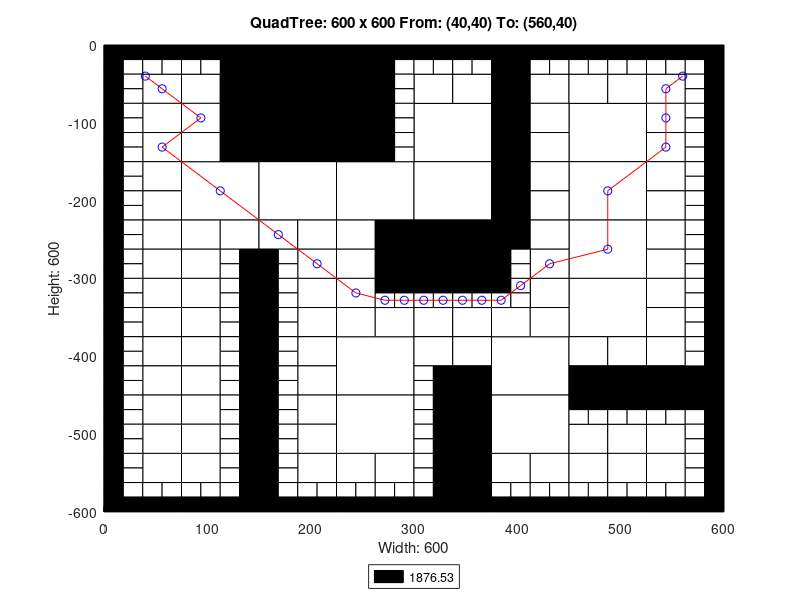

This figure's MATLAB source:
axis([0 600 -600 0]);
title('QuadTree: 600 x 600 From: (40,40) To: (560,40)');
xlabel('Width: 600');
ylabel('Height: 600');
rectangle('Position',[150 -75 75 75], 'FaceColor',[0 0 0]);
rectangle('Position',[150 -150 75 75], 'FaceColor',[0 0 0]);
rectangle('Position',[75 -225 75 75], 'FaceColor',[1 1 1]);
rectangle('Position',[150 -225 75 75], 'FaceColor',[1 1 1]);
rectangle('Position',[225 -225 75 75], 'FaceColor',[1 1 1]);
rectangle('Position',[300 -150 75 75], 'FaceColor',[1 1 1]);
rectangle('Position',[450 -150 75 75], 'FaceColor',[1 1 1]);
rectangle('Position',[300 -225 75 75], 'FaceColor',[1 1 1]);
rectangle('Position',[300 -300 75 75], 'FaceColor',[0 0 0]);
rectangle('Position',[450 -225 75 75], 'FaceColor',[1 1 1]);
rectangle('Position',[450 -300 75 75], 'FaceColor',[1 1 1]);
rectangle('Position',[225 -450 75 75], 'FaceColor',[1 1 1]);
rectangle('Position',[225 -525 75 75], 'FaceColor',[1 1 1]);
rectangle('Position',[375 -450 75 75], 'FaceColor',[1 1 1]);
rectangle('Position',[450 -375 75 75], 'FaceColor',[1 1 1]);
rectangle('Position',[375 -525 75 75], 'FaceColor',[1 1 1]);
rectangle('Position',[37.5 -75 37.5 37.5], 'FaceColor',[1 1 1]);
rectangle('Position',[112.5 -37.5 37.5 37.5], 'FaceColor',[0 0 0]);
rectangle('Position',[75 -75 37.5 37.5], 'FaceColor',[1 1 1]);
rectangle('Position',[112.5 -75 37.5 37.5], 'FaceColor',[0 0 0]);
rectangle('Position',[37.5 -112.5 37.5 37.5], 'FaceColor',[1 1 1]);
rectangle('Position',[37.5 -150 37.5 37.5], 'FaceColor',[1 1 1]);
rectangle('Position',[75 -112.5 37.5 37.5], 'FaceColor',[1 1 1]);
rectangle('Position',[112.5 -112.5 37.5 37.5], 'FaceColor',[0 0 0]);
rectangle('Position',[75 -150 37.5 37.5], 'FaceColor',[1 1 1]);
rectangle('Position',[112.5 -150 37.5 37.5], 'FaceColor',[0 0 0]);
rectangle('Position',[225 -37.5 37.5 37.5], 'FaceColor',[0 0 0]);
rectangle('Position',[225 -75 37.5 37.5], 'FaceColor',[0 0 0]);
rectangle('Position',[225 -112.5 37.5 37.5], 'FaceColor',[0 0 0]);
rectangle('Position',[225 -150 37.5 37.5], 'FaceColor',[0 0 0]);
rectangle('Position',[37.5 -187.5 37.5 37.5], 'FaceColor',[1 1 1]);
rectangle('Position',[37.5 -225 37.5 37.5], 'FaceColor',[1 1 1]);
rectangle('Position',[37.5 -262.5 37.5 37.5], 'FaceColor',[1 1 1]);
rectangle('Position',[37.5 -300 37.5 37.5], 'FaceColor',[1 1 1]);
rectangle('Position',[75 -262.5 37.5 37.5], 'FaceColor',[1 1 1]);
rectangle('Position',[112.5 -262.5 37.5 37.5], 'FaceColor',[1 1 1]);
rectangle('Position',[75 -300 37.5 37.5], 'FaceColor',[1 1 1]);
rectangle('Position',[150 -262.5 37.5 37.5], 'FaceColor',[1 1 1]);
rectangle('Position',[187.5 -262.5 37.5 37.5], 'FaceColor',[1 1 1]);
rectangle('Position',[187.5 -300 37.5 37.5], 'FaceColor',[1 1 1]);
rectangle('Position',[225 -262.5 37.5 37.5], 'FaceColor',[1 1 1]);
rectangle('Position',[262.5 -262.5 37.5 37.5], 'FaceColor',[0 0 0]);
rectangle('Position',[225 -300 37.5 37.5], 'FaceColor',[1 1 1]);
rectangle('Position',[262.5 -300 37.5 37.5], 'FaceColor',[0 0 0]);
rectangle('Position',[300 -75 37.5 37.5], 'FaceColor',[1 1 1]);
rectangle('Position',[337.5 -75 37.5 37.5], 'FaceColor',[1 1 1]);
rectangle('Position',[375 -37.5 37.5 37.5], 'FaceColor',[0 0 0]);
rectangle('Position',[375 -75 37.5 37.5], 'FaceColor',[0 0 0]);
rectangle('Position',[412.5 -75 37.5 37.5], 'FaceColor',[1 1 1]);
rectangle('Position',[375 -112.5 37.5 37.5], 'FaceColor',[0 0 0]);
rectangle('Position',[412.5 -112.5 37.5 37.5], 'FaceColor',[1 1 1]);
rectangle('Position',[375 -150 37.5 37.5], 'FaceColor',[0 0 0]);
rectangle('Position',[412.5 -150 37.5 37.5], 'FaceColor',[1 1 1]);
rectangle('Position',[450 -75 37.5 37.5], 'FaceColor',[1 1 1]);
rectangle('Position',[487.5 -75 37.5 37.5], 'FaceColor',[1 1 1]);
rectangle('Position',[525 -75 37.5 37.5], 'FaceColor',[1 1 1]);
rectangle('Position',[525 -112.5 37.5 37.5], 'FaceColor',[1 1 1]);
rectangle('Position',[525 -150 37.5 37.5], 'FaceColor',[1 1 1]);
rectangle('Position',[375 -187.5 37.5 37.5], 'FaceColor',[0 0 0]);
rectangle('Position',[412.5 -187.5 37.5 37.5], 'FaceColor',[1 1 1]);
rectangle('Position',[375 -225 37.5 37.5], 'FaceColor',[0 0 0]);
rectangle('Position',[412.5 -225 37.5 37.5], 'FaceColor',[1 1 1]);
rectangle('Position',[375 -262.5 37.5 37.5], 'FaceColor',[0 0 0]);
rectangle('Position',[412.5 -262.5 37.5 37.5], 'FaceColor',[1 1 1]);
rectangle('Position',[412.5 -300 37.5 37.5], 'FaceColor',[1 1 1]);
rectangle('Position',[525 -187.5 37.5 37.5], 'FaceColor',[1 1 1]);
rectangle('Position',[525 -225 37.5 37.5], 'FaceColor',[1 1 1]);
rectangle('Position',[525 -262.5 37.5 37.5], 'FaceColor',[1 1 1]);
rectangle('Position',[525 -300 37.5 37.5], 'FaceColor',[1 1 1]);
rectangle('Position',[37.5 -337.5 37.5 37.5], 'FaceColor',[1 1 1]);
rectangle('Position',[37.5 -375 37.5 37.5], 'FaceColor',[1 1 1]);
rectangle('Position',[75 -337.5 37.5 37.5], 'FaceColor',[1 1 1]);
rectangle('Position',[75 -375 37.5 37.5], 'FaceColor',[1 1 1]);
rectangle('Position',[37.5 -412.5 37.5 37.5], 'FaceColor',[1 1 1]);
rectangle('Position',[37.5 -450 37.5 37.5], 'FaceColor',[1 1 1]);
rectangle('Position',[75 -412.5 37.5 37.5], 'FaceColor',[1 1 1]);
rectangle('Position',[75 -450 37.5 37.5], 'FaceColor',[1 1 1]);
rectangle('Position',[187.5 -337.5 37.5 37.5], 'FaceColor',[1 1 1]);
rectangle('Position',[187.5 -375 37.5 37.5], 'FaceColor',[1 1 1]);
rectangle('Position',[225 -337.5 37.5 37.5], 'FaceColor',[1 1 1]);
rectangle('Position',[225 -375 37.5 37.5], 'FaceColor',[1 1 1]);
rectangle('Position',[262.5 -375 37.5 37.5], 'FaceColor',[1 1 1]);
rectangle('Position',[187.5 -412.5 37.5 37.5], 'FaceColor',[1 1 1]);
rectangle('Position',[187.5 -450 37.5 37.5], 'FaceColor',[1 1 1]);
rectangle('Position',[37.5 -487.5 37.5 37.5], 'FaceColor',[1 1 1]);
rectangle('Position',[37.5 -525 37.5 37.5], 'FaceColor',[1 1 1]);
rectangle('Position',[75 -487.5 37.5 37.5], 'FaceColor',[1 1 1]);
rectangle('Position',[75 -525 37.5 37.5], 'FaceColor',[1 1 1]);
rectangle('Position',[37.5 -562.5 37.5 37.5], 'FaceColor',[1 1 1]);
rectangle('Position',[75 -562.5 37.5 37.5], 'FaceColor',[1 1 1]);
rectangle('Position',[187.5 -487.5 37.5 37.5], 'FaceColor',[1 1 1]);
rectangle('Position',[187.5 -525 37.5 37.5], 'FaceColor',[1 1 1]);
rectangle('Position',[187.5 -562.5 37.5 37.5], 'FaceColor',[1 1 1]);
rectangle('Position',[225 -562.5 37.5 37.5], 'FaceColor',[1 1 1]);
rectangle('Position',[262.5 -562.5 37.5 37.5], 'FaceColor',[1 1 1]);
rectangle('Position',[300 -375 37.5 37.5], 'FaceColor',[1 1 1]);
rectangle('Position',[337.5 -375 37.5 37.5], 'FaceColor',[1 1 1]);
rectangle('Position',[412.5 -337.5 37.5 37.5], 'FaceColor',[1 1 1]);
rectangle('Position',[375 -375 37.5 37.5], 'FaceColor',[1 1 1]);
rectangle('Position',[412.5 -375 37.5 37.5], 'FaceColor',[1 1 1]);
rectangle('Position',[300 -412.5 37.5 37.5], 'FaceColor',[1 1 1]);
rectangle('Position',[337.5 -412.5 37.5 37.5], 'FaceColor',[1 1 1]);
rectangle('Position',[337.5 -450 37.5 37.5], 'FaceColor',[0 0 0]);
rectangle('Position',[525 -337.5 37.5 37.5], 'FaceColor',[1 1 1]);
rectangle('Position',[525 -375 37.5 37.5], 'FaceColor',[1 1 1]);
rectangle('Position',[450 -412.5 37.5 37.5], 'FaceColor',[1 1 1]);
rectangle('Position',[487.5 -412.5 37.5 37.5], 'FaceColor',[1 1 1]);
rectangle('Position',[450 -450 37.5 37.5], 'FaceColor',[0 0 0]);
rectangle('Position',[487.5 -450 37.5 37.5], 'FaceColor',[0 0 0]);
rectangle('Position',[525 -412.5 37.5 37.5], 'FaceColor',[1 1 1]);
rectangle('Position',[525 -450 37.5 37.5], 'FaceColor',[0 0 0]);
rectangle('Position',[562.5 -450 37.5 37.5], 'FaceColor',[0 0 0]);
rectangle('Position',[337.5 -487.5 37.5 37.5], 'FaceColor',[0 0 0]);
rectangle('Position',[337.5 -525 37.5 37.5], 'FaceColor',[0 0 0]);
rectangle('Position',[337.5 -562.5 37.5 37.5], 'FaceColor',[0 0 0]);
rectangle('Position',[337.5 -600 37.5 37.5], 'FaceColor',[0 0 0]);
rectangle('Position',[375 -562.5 37.5 37.5], 'FaceColor',[1 1 1]);
rectangle('Position',[412.5 -562.5 37.5 37.5], 'FaceColor',[1 1 1]);
rectangle('Position',[450 -525 37.5 37.5], 'FaceColor',[1 1 1]);
rectangle('Position',[487.5 -525 37.5 37.5], 'FaceColor',[1 1 1]);
rectangle('Position',[525 -525 37.5 37.5], 'FaceColor',[1 1 1]);
rectangle('Position',[450 -562.5 37.5 37.5], 'FaceColor',[1 1 1]);
rectangle('Position',[487.5 -562.5 37.5 37.5], 'FaceColor',[1 1 1]);
rectangle('Position',[525 -562.5 37.5 37.5], 'FaceColor',[1 1 1]);
rectangle('Position',[0 -18.75 18.75 18.75], 'FaceColor',[0 0 0]);
rectangle('Position',[18.75 -18.75 18.75 18.75], 'FaceColor',[0 0 0]);
rectangle('Position',[0 -37.5 18.75 18.75], 'FaceColor',[0 0 0]);
rectangle('Position',[18.75 -37.5 18.75 18.75], 'FaceColor',[1 1 1]);
rectangle('Position',[37.5 -18.75 18.75 18.75], 'FaceColor',[0 0 0]);
rectangle('Position',[56.25 -18.75 18.75 18.75], 'FaceColor',[0 0 0]);
rectangle('Position',[37.5 -37.5 18.75 18.75], 'FaceColor',[1 1 1]);
rectangle('Position',[56.25 -37.5 18.75 18.75], 'FaceColor',[1 1 1]);
rectangle('Position',[0 -56.25 18.75 18.75], 'FaceColor',[0 0 0]);
rectangle('Position',[18.75 -56.25 18.75 18.75], 'FaceColor',[1 1 1]);
rectangle('Position',[0 -75 18.75 18.75], 'FaceColor',[0 0 0]);
rectangle('Position',[18.75 -75 18.75 18.75], 'FaceColor',[1 1 1]);
rectangle('Position',[75 -18.75 18.75 18.75], 'FaceColor',[0 0 0]);
rectangle('Position',[93.75 -18.75 18.75 18.75], 'FaceColor',[0 0 0]);
rectangle('Position',[75 -37.5 18.75 18.75], 'FaceColor',[1 1 1]);
rectangle('Position',[93.75 -37.5 18.75 18.75], 'FaceColor',[1 1 1]);
rectangle('Position',[0 -93.75 18.75 18.75], 'FaceColor',[0 0 0]);
rectangle('Position',[18.75 -93.75 18.75 18.75], 'FaceColor',[1 1 1]);
rectangle('Position',[0 -112.5 18.75 18.75], 'FaceColor',[0 0 0]);
rectangle('Position',[18.75 -112.5 18.75 18.75], 'FaceColor',[1 1 1]);
rectangle('Position',[0 -131.25 18.75 18.75], 'FaceColor',[0 0 0]);
rectangle('Position',[18.75 -131.25 18.75 18.75], 'FaceColor',[1 1 1]);
rectangle('Position',[0 -150 18.75 18.75], 'FaceColor',[0 0 0]);
rectangle('Position',[18.75 -150 18.75 18.75], 'FaceColor',[1 1 1]);
rectangle('Position',[262.5 -18.75 18.75 18.75], 'FaceColor',[0 0 0]);
rectangle('Position',[281.25 -18.75 18.75 18.75], 'FaceColor',[0 0 0]);
rectangle('Position',[262.5 -37.5 18.75 18.75], 'FaceColor',[0 0 0]);
rectangle('Position',[281.25 -37.5 18.75 18.75], 'FaceColor',[1 1 1]);
rectangle('Position',[262.5 -56.25 18.75 18.75], 'FaceColor',[0 0 0]);
rectangle('Position',[281.25 -56.25 18.75 18.75], 'FaceColor',[1 1 1]);
rectangle('Position',[262.5 -75 18.75 18.75], 'FaceColor',[0 0 0]);
rectangle('Position',[281.25 -75 18.75 18.75], 'FaceColor',[1 1 1]);
rectangle('Position',[262.5 -93.75 18.75 18.75], 'FaceColor',[0 0 0]);
rectangle('Position',[281.25 -93.75 18.75 18.75], 'FaceColor',[1 1 1]);
rectangle('Position',[262.5 -112.5 18.75 18.75], 'FaceColor',[0 0 0]);
rectangle('Position',[281.25 -112.5 18.75 18.75], 'FaceColor',[1 1 1]);
rectangle('Position',[262.5 -131.25 18.75 18.75], 'FaceColor',[0 0 0]);
rectangle('Position',[281.25 -131.25 18.75 18.75], 'FaceColor',[1 1 1]);
rectangle('Position',[262.5 -150 18.75 18.75], 'FaceColor',[0 0 0]);
rectangle('Position',[281.25 -150 18.75 18.75], 'FaceColor',[1 1 1]);
rectangle('Position',[0 -168.75 18.75 18.75], 'FaceColor',[0 0 0]);
rectangle('Position',[18.75 -168.75 18.75 18.75], 'FaceColor',[1 1 1]);
rectangle('Position',[0 -187.5 18.75 18.75], 'FaceColor',[0 0 0]);
rectangle('Position',[18.75 -187.5 18.75 18.75], 'FaceColor',[1 1 1]);
rectangle('Position',[0 -206.25 18.75 18.75], 'FaceColor',[0 0 0]);
rectangle('Position',[18.75 -206.25 18.75 18.75], 'FaceColor',[1 1 1]);
rectangle('Position',[0 -225 18.75 18.75], 'FaceColor',[0 0 0]);
rectangle('Position',[18.75 -225 18.75 18.75], 'FaceColor',[1 1 1]);
rectangle('Position',[0 -243.75 18.75 18.75], 'FaceColor',[0 0 0]);
rectangle('Position',[18.75 -243.75 18.75 18.75], 'FaceColor',[1 1 1]);
rectangle('Position',[0 -262.5 18.75 18.75], 'FaceColor',[0 0 0]);
rectangle('Position',[18.75 -262.5 18.75 18.75], 'FaceColor',[1 1 1]);
rectangle('Position',[0 -281.25 18.75 18.75], 'FaceColor',[0 0 0]);
rectangle('Position',[18.75 -281.25 18.75 18.75], 'FaceColor',[1 1 1]);
rectangle('Position',[0 -300 18.75 18.75], 'FaceColor',[0 0 0]);
rectangle('Position',[18.75 -300 18.75 18.75], 'FaceColor',[1 1 1]);
rectangle('Position',[112.5 -281.25 18.75 18.75], 'FaceColor',[1 1 1]);
rectangle('Position',[131.25 -281.25 18.75 18.75], 'FaceColor',[0 0 0]);
rectangle('Position',[112.5 -300 18.75 18.75], 'FaceColor',[1 1 1]);
rectangle('Position',[131.25 -300 18.75 18.75], 'FaceColor',[0 0 0]);
rectangle('Position',[150 -281.25 18.75 18.75], 'FaceColor',[0 0 0]);
rectangle('Position',[168.75 -281.25 18.75 18.75], 'FaceColor',[1 1 1]);
rectangle('Position',[150 -300 18.75 18.75], 'FaceColor',[0 0 0]);
rectangle('Position',[168.75 -300 18.75 18.75], 'FaceColor',[1 1 1]);
rectangle('Position',[300 -18.75 18.75 18.75], 'FaceColor',[0 0 0]);
rectangle('Position',[318.75 -18.75 18.75 18.75], 'FaceColor',[0 0 0]);
rectangle('Position',[300 -37.5 18.75 18.75], 'FaceColor',[1 1 1]);
rectangle('Position',[318.75 -37.5 18.75 18.75], 'FaceColor',[1 1 1]);
rectangle('Position',[337.5 -18.75 18.75 18.75], 'FaceColor',[0 0 0]);
rectangle('Position',[356.25 -18.75 18.75 18.75], 'FaceColor',[0 0 0]);
rectangle('Position',[337.5 -37.5 18.75 18.75], 'FaceColor',[1 1 1]);
rectangle('Position',[356.25 -37.5 18.75 18.75], 'FaceColor',[1 1 1]);
rectangle('Position',[412.5 -18.75 18.75 18.75], 'FaceColor',[0 0 0]);
rectangle('Position',[431.25 -18.75 18.75 18.75], 'FaceColor',[0 0 0]);
rectangle('Position',[412.5 -37.5 18.75 18.75], 'FaceColor',[1 1 1]);
rectangle('Position',[431.25 -37.5 18.75 18.75], 'FaceColor',[1 1 1]);
rectangle('Position',[450 -18.75 18.75 18.75], 'FaceColor',[0 0 0]);
rectangle('Position',[468.75 -18.75 18.75 18.75], 'FaceColor',[0 0 0]);
rectangle('Position',[450 -37.5 18.75 18.75], 'FaceColor',[1 1 1]);
rectangle('Position',[468.75 -37.5 18.75 18.75], 'FaceColor',[1 1 1]);
rectangle('Position',[487.5 -18.75 18.75 18.75], 'FaceColor',[0 0 0]);
rectangle('Position',[506.25 -18.75 18.75 18.75], 'FaceColor',[0 0 0]);
rectangle('Position',[487.5 -37.5 18.75 18.75], 'FaceColor',[1 1 1]);
rectangle('Position',[506.25 -37.5 18.75 18.75], 'FaceColor',[1 1 1]);
rectangle('Position',[525 -18.75 18.75 18.75], 'FaceColor',[0 0 0]);
rectangle('Position',[543.75 -18.75 18.75 18.75], 'FaceColor',[0 0 0]);
rectangle('Position',[525 -37.5 18.75 18.75], 'FaceColor',[1 1 1]);
rectangle('Position',[543.75 -37.5 18.75 18.75], 'FaceColor',[1 1 1]);
rectangle('Position',[562.5 -18.75 18.75 18.75], 'FaceColor',[0 0 0]);
rectangle('Position',[581.25 -18.75 18.75 18.75], 'FaceColor',[0 0 0]);
rectangle('Position',[562.5 -37.5 18.75 18.75], 'FaceColor',[1 1 1]);
rectangle('Position',[581.25 -37.5 18.75 18.75], 'FaceColor',[0 0 0]);
rectangle('Position',[562.5 -56.25 18.75 18.75], 'FaceColor',[1 1 1]);
rectangle('Position',[581.25 -56.25 18.75 18.75], 'FaceColor',[0 0 0]);
rectangle('Position',[562.5 -75 18.75 18.75], 'FaceColor',[1 1 1]);
rectangle('Position',[581.25 -75 18.75 18.75], 'FaceColor',[0 0 0]);
rectangle('Position',[562.5 -93.75 18.75 18.75], 'FaceColor',[1 1 1]);
rectangle('Position',[581.25 -93.75 18.75 18.75], 'FaceColor',[0 0 0]);
rectangle('Position',[562.5 -112.5 18.75 18.75], 'FaceColor',[1 1 1]);
rectangle('Position',[581.25 -112.5 18.75 18.75], 'FaceColor',[0 0 0]);
rectangle('Position',[562.5 -131.25 18.75 18.75], 'FaceColor',[1 1 1]);
rectangle('Position',[581.25 -131.25 18.75 18.75], 'FaceColor',[0 0 0]);
rectangle('Position',[562.5 -150 18.75 18.75], 'FaceColor',[1 1 1]);
rectangle('Position',[581.25 -150 18.75 18.75], 'FaceColor',[0 0 0]);
rectangle('Position',[375 -281.25 18.75 18.75], 'FaceColor',[0 0 0]);
rectangle('Position',[393.75 -281.25 18.75 18.75], 'FaceColor',[1 1 1]);
rectangle('Position',[375 -300 18.75 18.75], 'FaceColor',[0 0 0]);
rectangle('Position',[393.75 -300 18.75 18.75], 'FaceColor',[1 1 1]);
rectangle('Position',[562.5 -168.75 18.75 18.75], 'FaceColor',[1 1 1]);
rectangle('Position',[581.25 -168.75 18.75 18.75], 'FaceColor',[0 0 0]);
rectangle('Position',[562.5 -187.5 18.75 18.75], 'FaceColor',[1 1 1]);
rectangle('Position',[581.25 -187.5 18.75 18.75], 'FaceColor',[0 0 0]);
rectangle('Position',[562.5 -206.25 18.75 18.75], 'FaceColor',[1 1 1]);
rectangle('Position',[581.25 -206.25 18.75 18.75], 'FaceColor',[0 0 0]);
rectangle('Position',[562.5 -225 18.75 18.75], 'FaceColor',[1 1 1]);
rectangle('Position',[581.25 -225 18.75 18.75], 'FaceColor',[0 0 0]);
rectangle('Position',[562.5 -243.75 18.75 18.75], 'FaceColor',[1 1 1]);
rectangle('Position',[581.25 -243.75 18.75 18.75], 'FaceColor',[0 0 0]);
rectangle('Position',[562.5 -262.5 18.75 18.75], 'FaceColor',[1 1 1]);
rectangle('Position',[581.25 -262.5 18.75 18.75], 'FaceColor',[0 0 0]);
rectangle('Position',[562.5 -281.25 18.75 18.75], 'FaceColor',[1 1 1]);
rectangle('Position',[581.25 -281.25 18.75 18.75], 'FaceColor',[0 0 0]);
rectangle('Position',[562.5 -300 18.75 18.75], 'FaceColor',[1 1 1]);
rectangle('Position',[581.25 -300 18.75 18.75], 'FaceColor',[0 0 0]);
rectangle('Position',[0 -318.75 18.75 18.75], 'FaceColor',[0 0 0]);
rectangle('Position',[18.75 -318.75 18.75 18.75], 'FaceColor',[1 1 1]);
rectangle('Position',[0 -337.5 18.75 18.75], 'FaceColor',[0 0 0]);
rectangle('Position',[18.75 -337.5 18.75 18.75], 'FaceColor',[1 1 1]);
rectangle('Position',[0 -356.25 18.75 18.75], 'FaceColor',[0 0 0]);
rectangle('Position',[18.75 -356.25 18.75 18.75], 'FaceColor',[1 1 1]);
rectangle('Position',[0 -375 18.75 18.75], 'FaceColor',[0 0 0]);
rectangle('Position',[18.75 -375 18.75 18.75], 'FaceColor',[1 1 1]);
rectangle('Position',[112.5 -318.75 18.75 18.75], 'FaceColor',[1 1 1]);
rectangle('Position',[131.25 -318.75 18.75 18.75], 'FaceColor',[0 0 0]);
rectangle('Position',[112.5 -337.5 18.75 18.75], 'FaceColor',[1 1 1]);
rectangle('Position',[131.25 -337.5 18.75 18.75], 'FaceColor',[0 0 0]);
rectangle('Position',[112.5 -356.25 18.75 18.75], 'FaceColor',[1 1 1]);
rectangle('Position',[131.25 -356.25 18.75 18.75], 'FaceColor',[0 0 0]);
rectangle('Position',[112.5 -375 18.75 18.75], 'FaceColor',[1 1 1]);
rectangle('Position',[131.25 -375 18.75 18.75], 'FaceColor',[0 0 0]);
rectangle('Position',[0 -393.75 18.75 18.75], 'FaceColor',[0 0 0]);
rectangle('Position',[18.75 -393.75 18.75 18.75], 'FaceColor',[1 1 1]);
rectangle('Position',[0 -412.5 18.75 18.75], 'FaceColor',[0 0 0]);
rectangle('Position',[18.75 -412.5 18.75 18.75], 'FaceColor',[1 1 1]);
rectangle('Position',[0 -431.25 18.75 18.75], 'FaceColor',[0 0 0]);
rectangle('Position',[18.75 -431.25 18.75 18.75], 'FaceColor',[1 1 1]);
rectangle('Position',[0 -450 18.75 18.75], 'FaceColor',[0 0 0]);
rectangle('Position',[18.75 -450 18.75 18.75], 'FaceColor',[1 1 1]);
rectangle('Position',[112.5 -393.75 18.75 18.75], 'FaceColor',[1 1 1]);
rectangle('Position',[131.25 -393.75 18.75 18.75], 'FaceColor',[0 0 0]);
rectangle('Position',[112.5 -412.5 18.75 18.75], 'FaceColor',[1 1 1]);
rectangle('Position',[131.25 -412.5 18.75 18.75], 'FaceColor',[0 0 0]);
rectangle('Position',[112.5 -431.25 18.75 18.75], 'FaceColor',[1 1 1]);
rectangle('Position',[131.25 -431.25 18.75 18.75], 'FaceColor',[0 0 0]);
rectangle('Position',[112.5 -450 18.75 18.75], 'FaceColor',[1 1 1]);
rectangle('Position',[131.25 -450 18.75 18.75], 'FaceColor',[0 0 0]);
rectangle('Position',[150 -318.75 18.75 18.75], 'FaceColor',[0 0 0]);
rectangle('Position',[168.75 -318.75 18.75 18.75], 'FaceColor',[1 1 1]);
rectangle('Position',[150 -337.5 18.75 18.75], 'FaceColor',[0 0 0]);
rectangle('Position',[168.75 -337.5 18.75 18.75], 'FaceColor',[1 1 1]);
rectangle('Position',[150 -356.25 18.75 18.75], 'FaceColor',[0 0 0]);
rectangle('Position',[168.75 -356.25 18.75 18.75], 'FaceColor',[1 1 1]);
rectangle('Position',[150 -375 18.75 18.75], 'FaceColor',[0 0 0]);
rectangle('Position',[168.75 -375 18.75 18.75], 'FaceColor',[1 1 1]);
rectangle('Position',[262.5 -318.75 18.75 18.75], 'FaceColor',[0 0 0]);
rectangle('Position',[281.25 -318.75 18.75 18.75], 'FaceColor',[0 0 0]);
rectangle('Position',[262.5 -337.5 18.75 18.75], 'FaceColor',[1 1 1]);
rectangle('Position',[281.25 -337.5 18.75 18.75], 'FaceColor',[1 1 1]);
rectangle('Position',[150 -393.75 18.75 18.75], 'FaceColor',[0 0 0]);
rectangle('Position',[168.75 -393.75 18.75 18.75], 'FaceColor',[1 1 1]);
rectangle('Position',[150 -412.5 18.75 18.75], 'FaceColor',[0 0 0]);
rectangle('Position',[168.75 -412.5 18.75 18.75], 'FaceColor',[1 1 1]);
rectangle('Position',[150 -431.25 18.75 18.75], 'FaceColor',[0 0 0]);
rectangle('Position',[168.75 -431.25 18.75 18.75], 'FaceColor',[1 1 1]);
rectangle('Position',[150 -450 18.75 18.75], 'FaceColor',[0 0 0]);
rectangle('Position',[168.75 -450 18.75 18.75], 'FaceColor',[1 1 1]);
rectangle('Position',[0 -468.75 18.75 18.75], 'FaceColor',[0 0 0]);
rectangle('Position',[18.75 -468.75 18.75 18.75], 'FaceColor',[1 1 1]);
rectangle('Position',[0 -487.5 18.75 18.75], 'FaceColor',[0 0 0]);
rectangle('Position',[18.75 -487.5 18.75 18.75], 'FaceColor',[1 1 1]);
rectangle('Position',[0 -506.25 18.75 18.75], 'FaceColor',[0 0 0]);
rectangle('Position',[18.75 -506.25 18.75 18.75], 'FaceColor',[1 1 1]);
rectangle('Position',[0 -525 18.75 18.75], 'FaceColor',[0 0 0]);
rectangle('Position',[18.75 -525 18.75 18.75], 'FaceColor',[1 1 1]);
rectangle('Position',[112.5 -468.75 18.75 18.75], 'FaceColor',[1 1 1]);
rectangle('Position',[131.25 -468.75 18.75 18.75], 'FaceColor',[0 0 0]);
rectangle('Position',[112.5 -487.5 18.75 18.75], 'FaceColor',[1 1 1]);
rectangle('Position',[131.25 -487.5 18.75 18.75], 'FaceColor',[0 0 0]);
rectangle('Position',[112.5 -506.25 18.75 18.75], 'FaceColor',[1 1 1]);
rectangle('Position',[131.25 -506.25 18.75 18.75], 'FaceColor',[0 0 0]);
rectangle('Position',[112.5 -525 18.75 18.75], 'FaceColor',[1 1 1]);
rectangle('Position',[131.25 -525 18.75 18.75], 'FaceColor',[0 0 0]);
rectangle('Position',[0 -543.75 18.75 18.75], 'FaceColor',[0 0 0]);
rectangle('Position',[18.75 -543.75 18.75 18.75], 'FaceColor',[1 1 1]);
rectangle('Position',[0 -562.5 18.75 18.75], 'FaceColor',[0 0 0]);
rectangle('Position',[18.75 -562.5 18.75 18.75], 'FaceColor',[1 1 1]);
rectangle('Position',[0 -581.25 18.75 18.75], 'FaceColor',[0 0 0]);
rectangle('Position',[18.75 -581.25 18.75 18.75], 'FaceColor',[1 1 1]);
rectangle('Position',[0 -600 18.75 18.75], 'FaceColor',[0 0 0]);
rectangle('Position',[18.75 -600 18.75 18.75], 'FaceColor',[0 0 0]);
rectangle('Position',[37.5 -581.25 18.75 18.75], 'FaceColor',[1 1 1]);
rectangle('Position',[56.25 -581.25 18.75 18.75], 'FaceColor',[1 1 1]);
rectangle('Position',[37.5 -600 18.75 18.75], 'FaceColor',[0 0 0]);
rectangle('Position',[56.25 -600 18.75 18.75], 'FaceColor',[0 0 0]);
rectangle('Position',[112.5 -543.75 18.75 18.75], 'FaceColor',[1 1 1]);
rectangle('Position',[131.25 -543.75 18.75 18.75], 'FaceColor',[0 0 0]);
rectangle('Position',[112.5 -562.5 18.75 18.75], 'FaceColor',[1 1 1]);
rectangle('Position',[131.25 -562.5 18.75 18.75], 'FaceColor',[0 0 0]);
rectangle('Position',[75 -581.25 18.75 18.75], 'FaceColor',[1 1 1]);
rectangle('Position',[93.75 -581.25 18.75 18.75], 'FaceColor',[1 1 1]);
rectangle('Position',[75 -600 18.75 18.75], 'FaceColor',[0 0 0]);
rectangle('Position',[93.75 -600 18.75 18.75], 'FaceColor',[0 0 0]);
rectangle('Position',[112.5 -581.25 18.75 18.75], 'FaceColor',[1 1 1]);
rectangle('Position',[131.25 -581.25 18.75 18.75], 'FaceColor',[0 0 0]);
rectangle('Position',[112.5 -600 18.75 18.75], 'FaceColor',[0 0 0]);
rectangle('Position',[131.25 -600 18.75 18.75], 'FaceColor',[0 0 0]);
rectangle('Position',[150 -468.75 18.75 18.75], 'FaceColor',[0 0 0]);
rectangle('Position',[168.75 -468.75 18.75 18.75], 'FaceColor',[1 1 1]);
rectangle('Position',[150 -487.5 18.75 18.75], 'FaceColor',[0 0 0]);
rectangle('Position',[168.75 -487.5 18.75 18.75], 'FaceColor',[1 1 1]);
rectangle('Position',[150 -506.25 18.75 18.75], 'FaceColor',[0 0 0]);
rectangle('Position',[168.75 -506.25 18.75 18.75], 'FaceColor',[1 1 1]);
rectangle('Position',[150 -525 18.75 18.75], 'FaceColor',[0 0 0]);
rectangle('Position',[168.75 -525 18.75 18.75], 'FaceColor',[1 1 1]);
rectangle('Position',[150 -543.75 18.75 18.75], 'FaceColor',[0 0 0]);
rectangle('Position',[168.75 -543.75 18.75 18.75], 'FaceColor',[1 1 1]);
rectangle('Position',[150 -562.5 18.75 18.75], 'FaceColor',[0 0 0]);
rectangle('Position',[168.75 -562.5 18.75 18.75], 'FaceColor',[1 1 1]);
rectangle('Position',[150 -581.25 18.75 18.75], 'FaceColor',[0 0 0]);
rectangle('Position',[168.75 -581.25 18.75 18.75], 'FaceColor',[1 1 1]);
rectangle('Position',[150 -600 18.75 18.75], 'FaceColor',[0 0 0]);
rectangle('Position',[168.75 -600 18.75 18.75], 'FaceColor',[0 0 0]);
rectangle('Position',[187.5 -581.25 18.75 18.75], 'FaceColor',[1 1 1]);
rectangle('Position',[206.25 -581.25 18.75 18.75], 'FaceColor',[1 1 1]);
rectangle('Position',[187.5 -600 18.75 18.75], 'FaceColor',[0 0 0]);
rectangle('Position',[206.25 -600 18.75 18.75], 'FaceColor',[0 0 0]);
rectangle('Position',[225 -581.25 18.75 18.75], 'FaceColor',[1 1 1]);
rectangle('Position',[243.75 -581.25 18.75 18.75], 'FaceColor',[1 1 1]);
rectangle('Position',[225 -600 18.75 18.75], 'FaceColor',[0 0 0]);
rectangle('Position',[243.75 -600 18.75 18.75], 'FaceColor',[0 0 0]);
rectangle('Position',[262.5 -581.25 18.75 18.75], 'FaceColor',[1 1 1]);
rectangle('Position',[281.25 -581.25 18.75 18.75], 'FaceColor',[1 1 1]);
rectangle('Position',[262.5 -600 18.75 18.75], 'FaceColor',[0 0 0]);
rectangle('Position',[281.25 -600 18.75 18.75], 'FaceColor',[0 0 0]);
rectangle('Position',[300 -318.75 18.75 18.75], 'FaceColor',[0 0 0]);
rectangle('Position',[318.75 -318.75 18.75 18.75], 'FaceColor',[0 0 0]);
rectangle('Position',[300 -337.5 18.75 18.75], 'FaceColor',[1 1 1]);
rectangle('Position',[318.75 -337.5 18.75 18.75], 'FaceColor',[1 1 1]);
rectangle('Position',[337.5 -318.75 18.75 18.75], 'FaceColor',[0 0 0]);
rectangle('Position',[356.25 -318.75 18.75 18.75], 'FaceColor',[0 0 0]);
rectangle('Position',[337.5 -337.5 18.75 18.75], 'FaceColor',[1 1 1]);
rectangle('Position',[356.25 -337.5 18.75 18.75], 'FaceColor',[1 1 1]);
rectangle('Position',[375 -318.75 18.75 18.75], 'FaceColor',[0 0 0]);
rectangle('Position',[393.75 -318.75 18.75 18.75], 'FaceColor',[1 1 1]);
rectangle('Position',[375 -337.5 18.75 18.75], 'FaceColor',[1 1 1]);
rectangle('Position',[393.75 -337.5 18.75 18.75], 'FaceColor',[1 1 1]);
rectangle('Position',[300 -431.25 18.75 18.75], 'FaceColor',[1 1 1]);
rectangle('Position',[318.75 -431.25 18.75 18.75], 'FaceColor',[0 0 0]);
rectangle('Position',[300 -450 18.75 18.75], 'FaceColor',[1 1 1]);
rectangle('Position',[318.75 -450 18.75 18.75], 'FaceColor',[0 0 0]);
rectangle('Position',[562.5 -318.75 18.75 18.75], 'FaceColor',[1 1 1]);
rectangle('Position',[581.25 -318.75 18.75 18.75], 'FaceColor',[0 0 0]);
rectangle('Position',[562.5 -337.5 18.75 18.75], 'FaceColor',[1 1 1]);
rectangle('Position',[581.25 -337.5 18.75 18.75], 'FaceColor',[0 0 0]);
rectangle('Position',[562.5 -356.25 18.75 18.75], 'FaceColor',[1 1 1]);
rectangle('Position',[581.25 -356.25 18.75 18.75], 'FaceColor',[0 0 0]);
rectangle('Position',[562.5 -375 18.75 18.75], 'FaceColor',[1 1 1]);
rectangle('Position',[581.25 -375 18.75 18.75], 'FaceColor',[0 0 0]);
rectangle('Position',[562.5 -393.75 18.75 18.75], 'FaceColor',[1 1 1]);
rectangle('Position',[581.25 -393.75 18.75 18.75], 'FaceColor',[0 0 0]);
rectangle('Position',[562.5 -412.5 18.75 18.75], 'FaceColor',[1 1 1]);
rectangle('Position',[581.25 -412.5 18.75 18.75], 'FaceColor',[0 0 0]);
rectangle('Position',[300 -468.75 18.75 18.75], 'FaceColor',[1 1 1]);
rectangle('Position',[318.75 -468.75 18.75 18.75], 'FaceColor',[0 0 0]);
rectangle('Position',[300 -487.5 18.75 18.75], 'FaceColor',[1 1 1]);
rectangle('Position',[318.75 -487.5 18.75 18.75], 'FaceColor',[0 0 0]);
rectangle('Position',[300 -506.25 18.75 18.75], 'FaceColor',[1 1 1]);
rectangle('Position',[318.75 -506.25 18.75 18.75], 'FaceColor',[0 0 0]);
rectangle('Position',[300 -525 18.75 18.75], 'FaceColor',[1 1 1]);
rectangle('Position',[318.75 -525 18.75 18.75], 'FaceColor',[0 0 0]);
rectangle('Position',[300 -543.75 18.75 18.75], 'FaceColor',[1 1 1]);
rectangle('Position',[318.75 -543.75 18.75 18.75], 'FaceColor',[0 0 0]);
rectangle('Position',[300 -562.5 18.75 18.75], 'FaceColor',[1 1 1]);
rectangle('Position',[318.75 -562.5 18.75 18.75], 'FaceColor',[0 0 0]);
rectangle('Position',[300 -581.25 18.75 18.75], 'FaceColor',[1 1 1]);
rectangle('Position',[318.75 -581.25 18.75 18.75], 'FaceColor',[0 0 0]);
rectangle('Position',[300 -600 18.75 18.75], 'FaceColor',[0 0 0]);
rectangle('Position',[318.75 -600 18.75 18.75], 'FaceColor',[0 0 0]);
rectangle('Position',[375 -581.25 18.75 18.75], 'FaceColor',[1 1 1]);
rectangle('Position',[393.75 -581.25 18.75 18.75], 'FaceColor',[1 1 1]);
rectangle('Position',[375 -600 18.75 18.75], 'FaceColor',[0 0 0]);
rectangle('Position',[393.75 -600 18.75 18.75], 'FaceColor',[0 0 0]);
rectangle('Position',[412.5 -581.25 18.75 18.75], 'FaceColor',[1 1 1]);
rectangle('Position',[431.25 -581.25 18.75 18.75], 'FaceColor',[1 1 1]);
rectangle('Position',[412.5 -600 18.75 18.75], 'FaceColor',[0 0 0]);
rectangle('Position',[431.25 -600 18.75 18.75], 'FaceColor',[0 0 0]);
rectangle('Position',[450 -468.75 18.75 18.75], 'FaceColor',[0 0 0]);
rectangle('Position',[468.75 -468.75 18.75 18.75], 'FaceColor',[0 0 0]);
rectangle('Position',[450 -487.5 18.75 18.75], 'FaceColor',[1 1 1]);
rectangle('Position',[468.75 -487.5 18.75 18.75], 'FaceColor',[1 1 1]);
rectangle('Position',[487.5 -468.75 18.75 18.75], 'FaceColor',[0 0 0]);
rectangle('Position',[506.25 -468.75 18.75 18.75], 'FaceColor',[0 0 0]);
rectangle('Position',[487.5 -487.5 18.75 18.75], 'FaceColor',[1 1 1]);
rectangle('Position',[506.25 -487.5 18.75 18.75], 'FaceColor',[1 1 1]);
rectangle('Position',[525 -468.75 18.75 18.75], 'FaceColor',[0 0 0]);
rectangle('Position',[543.75 -468.75 18.75 18.75], 'FaceColor',[0 0 0]);
rectangle('Position',[525 -487.5 18.75 18.75], 'FaceColor',[1 1 1]);
rectangle('Position',[543.75 -487.5 18.75 18.75], 'FaceColor',[1 1 1]);
rectangle('Position',[562.5 -468.75 18.75 18.75], 'FaceColor',[0 0 0]);
rectangle('Position',[581.25 -468.75 18.75 18.75], 'FaceColor',[0 0 0]);
rectangle('Position',[562.5 -487.5 18.75 18.75], 'FaceColor',[1 1 1]);
rectangle('Position',[581.25 -487.5 18.75 18.75], 'FaceColor',[0 0 0]);
rectangle('Position',[562.5 -506.25 18.75 18.75], 'FaceColor',[1 1 1]);
rectangle('Position',[581.25 -506.25 18.75 18.75], 'FaceColor',[0 0 0]);
rectangle('Position',[562.5 -525 18.75 18.75], 'FaceColor',[1 1 1]);
rectangle('Position',[581.25 -525 18.75 18.75], 'FaceColor',[0 0 0]);
rectangle('Position',[450 -581.25 18.75 18.75], 'FaceColor',[1 1 1]);
rectangle('Position',[468.75 -581.25 18.75 18.75], 'FaceColor',[1 1 1]);
rectangle('Position',[450 -600 18.75 18.75], 'FaceColor',[0 0 0]);
rectangle('Position',[468.75 -600 18.75 18.75], 'FaceColor',[0 0 0]);
rectangle('Position',[487.5 -581.25 18.75 18.75], 'FaceColor',[1 1 1]);
rectangle('Position',[506.25 -581.25 18.75 18.75], 'FaceColor',[1 1 1]);
rectangle('Position',[487.5 -600 18.75 18.75], 'FaceColor',[0 0 0]);
rectangle('Position',[506.25 -600 18.75 18.75], 'FaceColor',[0 0 0]);
rectangle('Position',[562.5 -543.75 18.75 18.75], 'FaceColor',[1 1 1]);
rectangle('Position',[581.25 -543.75 18.75 18.75], 'FaceColor',[0 0 0]);
rectangle('Position',[562.5 -562.5 18.75 18.75], 'FaceColor',[1 1 1]);
rectangle('Position',[581.25 -562.5 18.75 18.75], 'FaceColor',[0 0 0]);
rectangle('Position',[525 -581.25 18.75 18.75], 'FaceColor',[1 1 1]);
rectangle('Position',[543.75 -581.25 18.75 18.75], 'FaceColor',[1 1 1]);
rectangle('Position',[525 -600 18.75 18.75], 'FaceColor',[0 0 0]);
rectangle('Position',[543.75 -600 18.75 18.75], 'FaceColor',[0 0 0]);
rectangle('Position',[562.5 -581.25 18.75 18.75], 'FaceColor',[1 1 1]);
rectangle('Position',[581.25 -581.25 18.75 18.75], 'FaceColor',[0 0 0]);
rectangle('Position',[562.5 -600 18.75 18.75], 'FaceColor',[0 0 0]);
rectangle('Position',[581.25 -600 18.75 18.75], 'FaceColor',[0 0 0]);
X=[560,543.75,543.75,543.75,487.5,487.5,431.25,403.125,384.375,365.625,346.875,328.125,309.375,290.625,271.875,243.75,206.25,168.75,112.5,56.25,93.75,56.25,40];
Y=[-40,-56.25,-93.75,-131.25,-187.5,-262.5,-281.25,-309.375,-328.125,-328.125,-328.125,-328.125,-328.125,-328.125,-328.125,-318.75,-281.25,-243.75,-187.5,-131.25,-93.75,-56.25,-40];
hold on;
plot(X,Y,'r');
plot(X,Y,'bo');
legend('1876.53','Location','southoutside');
